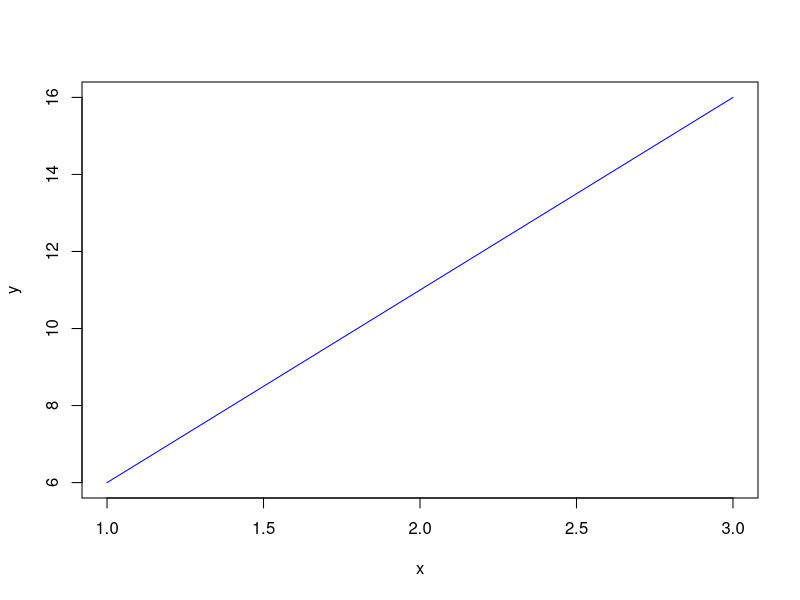

R code for this plot:
# PART 1
# Exercise 1
birth <- read.csv('birthstatistics.csv')

# Excercise 2
blog <- read.csv('blogData_test.csv', header = FALSE)     

# Excercise 3
tecator <- readxl::read_excel('tecator.xls')

# Excercise 4
write.csv(tecator, "tecator.csv", row.names = FALSE)

# Part 2
# Excercise 1
tecator1 = as.data.frame(tecator)

# Excercise 2
rownames(tecator1) =tecator1$Sample+10

# Excercise 3
colnames(tecator1)[1] = "ID"

# Excercise 4
print(tecator1[tecator1$Channel1 >3 & tecator1$Channel2>3, 5:8])

# Excercise 5
tecator1 = subset(tecator1, select = -c(ID))

# Exercise 6
library(stringr)
index = str_which (colnames(tecator1), "Channel")
tecatorChannel=tecator1[,index]
means = colMeans(tecatorChannel)
tecator1[,index] = tecator1[,index]/matrix(means,nrow=nrow(tecatorChannel),ncol = ncol(tecatorChannel),byrow = TRUE)

# Exercise 7
sumsq = apply(tecator1[1:5], MARGIN = 1, FUN = function(x) return(sum(x^2)))
tecator2 = matrix(sumsq, ncol=1)

# Exercise 8
X = as.matrix(tecator1[,-c(101,102,103)])
y = as.matrix(tecator1[,"Fat", drop = F])
result = solve(((t(X)%*%X)^-1),(t(X)%*%y))

# Exercise 9
tecator1$ChannelX = as.factor(ifelse(tecator1$Channel1 > 1, "high", "low"))

# Exercise 10
Intercepts = numeric(100)
for (i in 1:length(Intercepts)){
  regr= lm(formula = paste("Fat~Channel",i,sep = ""), data = tecator1)
  Intercepts[i] = coef(regr)[1]  
}
print(Intercepts)

# Exercise 11
x = c(1,3)
y = 5*x + 1
plot(x,y,type="l",col="blue")










